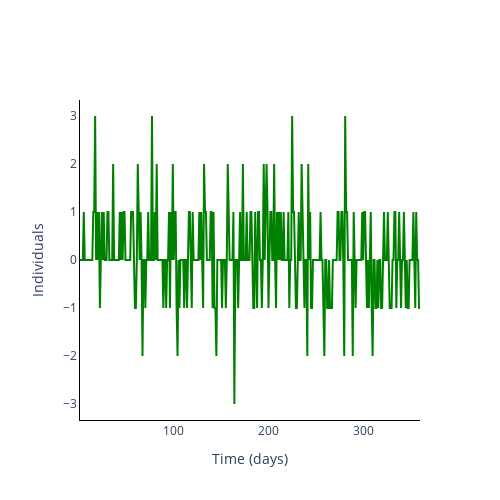

The cell this chart's notebook holds for it:
### Markdown cell above
### Plot incidence of infection

### Code cell
fig = go.Figure()

incidence = np.zeros((num_experiments, len(times)))
incidence[:, 1:] = output_algorithm[:, 1:, 1] - output_algorithm[:, :-1, 1]

for _ in range(num_experiments):
    fig.add_trace(
        go.Scatter(
            y=incidence[_, :].tolist(),
            x=times,
            mode='lines',
            name=trace_name[s],
            line_color=colours[s],
            showlegend=False,
        ),
)

# Add axis labels
fig.update_layout(
    width=500, 
    height=500,
    plot_bgcolor='white',
    xaxis=dict(
        linecolor='black',
        title = 'Time (days)'
        ),
    yaxis=dict(
        linecolor='black',
        title = 'Individuals'),
    #legend=dict(
    #    orientation="h",
    #    yanchor="bottom",
    #    y=1.02,
    #    xanchor="right",
    #    x=1
    #)
    )

fig.write_image('images/Incidence-HPV.pdf')
fig.show()

### Figure 1 — Plotly figure (JSON) as saved in the notebook; plotly's stock layout.template omitted (floating-point values rounded to 4 significant figures; data arrays with more than 128 entries replaced by an {"elided": "..."} marker saying what was removed)
{"data": [{"line": {"color": "green"}, "mode": "lines", "name": "R", "showlegend": false, "type": "scatter", "x": {"elided": "360 int values"}, "y": {"elided": "360 int values"}}], "layout": {"height": 500, "plot_bgcolor": "white", "width": 500, "xaxis": {"linecolor": "black", "title": {"text": "Time (days)"}}, "yaxis": {"linecolor": "black", "title": {"text": "Individuals"}}}}
